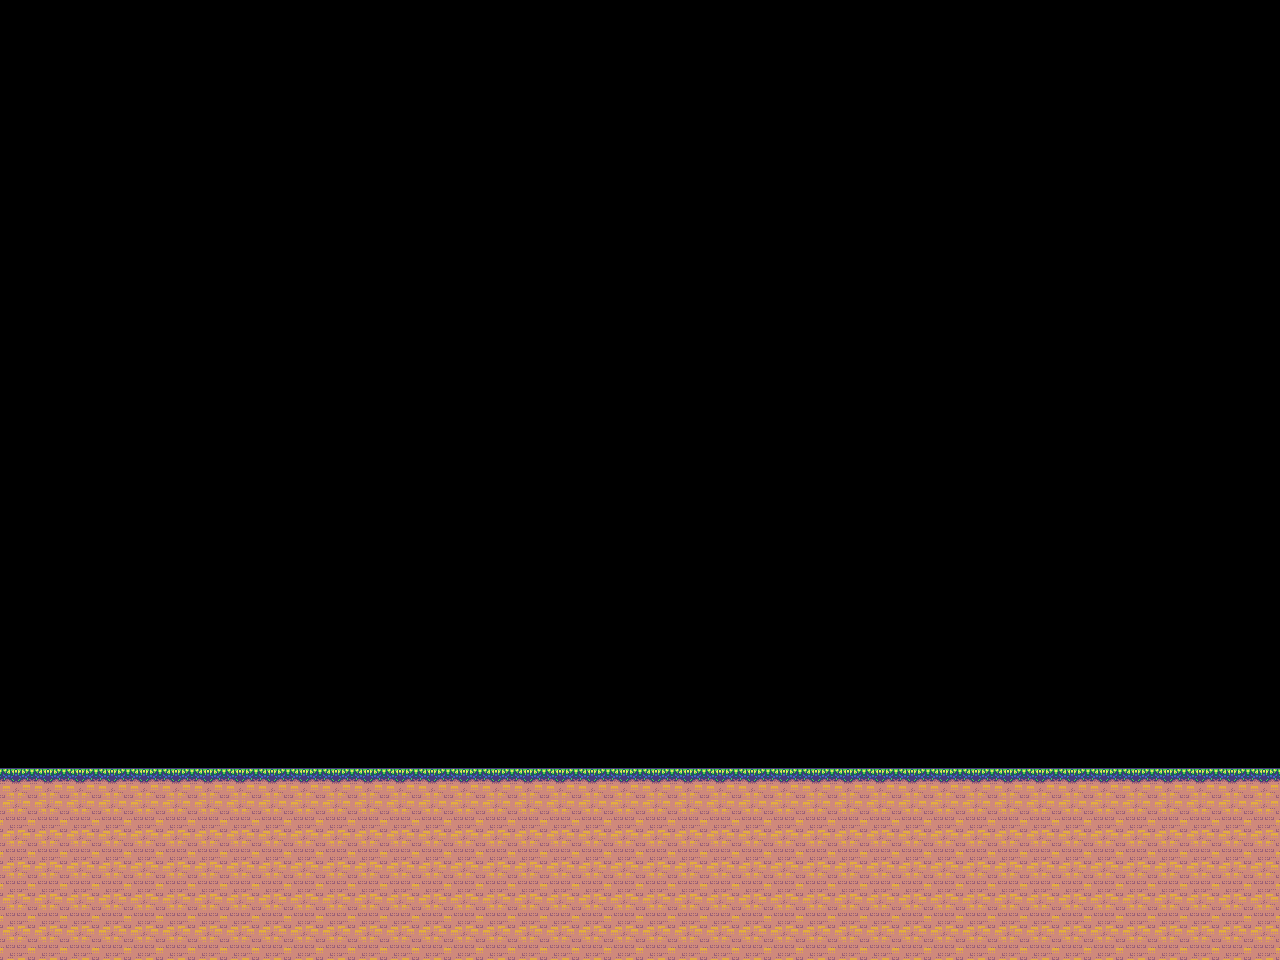

Tiled map render using the project's own tile images. Description and the map definition, with tile-layer contents summarised, below:
An orthogonal 40x30 tile map with 32x32 px tiles, 1 tile layer (Tile Layer 1).

<map version="1.0" orientation="orthogonal" width="40" height="30" tilewidth="32" tileheight="32">
 <tileset firstgid="1" name="pubdlcnt" tilewidth="32" tileheight="32">
  <image source="pubdlcnt.png" trans="2991b3" width="1024" height="768" />
  <tile id="24">
   <properties>
    <property name="blocked" value="" />
   </properties>
  </tile>
  <tile id="152">
   <properties>
    <property name="blocked" value="" />
   </properties>
  </tile>
 </tileset>
 <layer name="Tile Layer 1" width="40" height="30">
  <data>[1200 cells, 240 non-empty, 3 distinct tile ids]</data>
 </layer>
</map>
